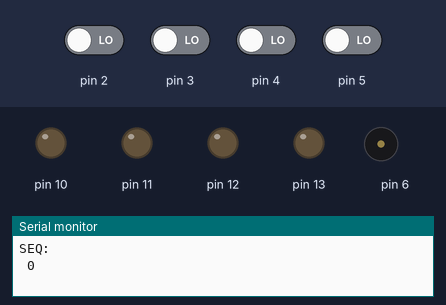
The sketch below on a simulated Arduino Uno, built with avr-gcc and run on an emulated ATmega328P. On the bench: output pins drawn as LEDs (lit = HIGH), buzzer (waves = sounding), the last lines printed to the serial monitor. Inputs (shaded band) come from the test bench; at power-on: pin 2–5 LOW. Random numbers use the default seed unless the sketch sets one.

Above: at 2.3 s.
2.4 s: pin 2 driven HIGH
At 5.3 s:
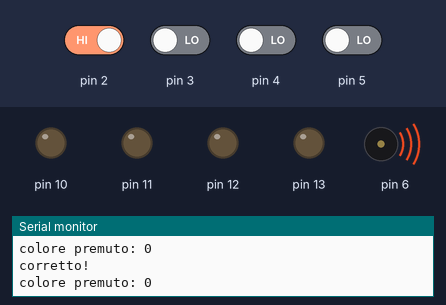
5.4 s: pin 3 driven HIGH
At 7.55 s:
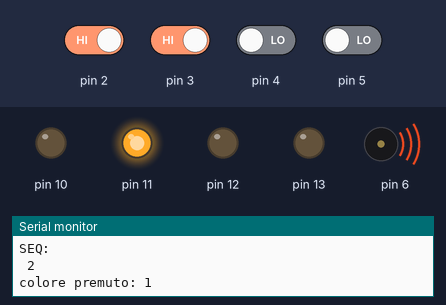
8.4 s: pin 3 driven LOW
At 10.25 s:
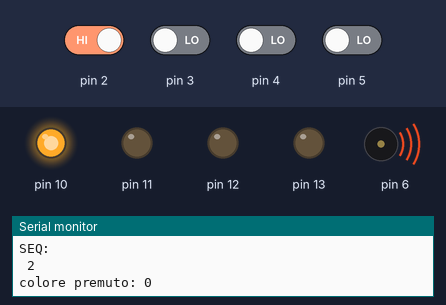
11.4 s: pin 2 driven LOW
Timing chart, 0 to 13.9 s (numbered marks = the images above; inputs shaded):
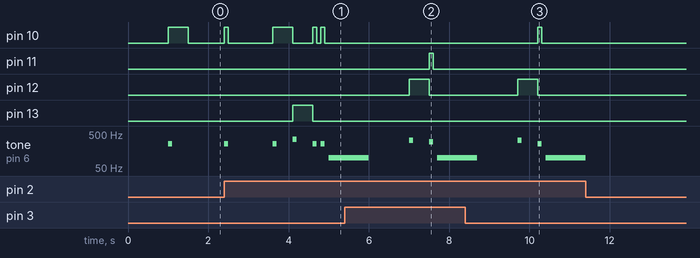

Measured:
- after the input at 2.4 s, pin 10: LOW → HIGH at once, → LOW 0.10 s later, → HIGH 1.1 s later, → LOW 0.50 s later, … (8 changes in this stretch); pin 13: LOW → HIGH after 1.7 s, → LOW 0.50 s later; tone on pin 6: plays 261 Hz for 0.10 s, 261 Hz for 0.10 s, 349 Hz for 0.10 s, 261 Hz for 0.10 s, 261 Hz for 0.10 s, 100 Hz for 0.40 s, starting at once
- after the input at 5.4 s, pin 11: LOW → HIGH after 2.1 s, → LOW 0.10 s later
- after the input at 8.4 s, pin 10: LOW → HIGH after 1.8 s, → LOW 0.10 s later

The sketch:

062-simon.ino
```cpp
/*
Simon
*/
int stato = 0; //gestisce lo stato dell'applicazione

int seq[100];
int livello = 0;
int indice_ripeti = 0;

int note[4] = {261, 294, 329, 349};

void setup() {
  Serial.begin(9600);

  pinMode(10, OUTPUT);
  pinMode(11, OUTPUT);
  pinMode(12, OUTPUT);
  pinMode(13, OUTPUT);

  pinMode(6, OUTPUT);

  pinMode(2, INPUT);
  pinMode(3, INPUT);
  pinMode(4, INPUT);
  pinMode(5, INPUT);

  randomSeed(analogRead(A0));
}

int i = 0;

void loop() {

  switch (stato) {
    case 0:
      sorteggia();
      break;

    case 1:
      ripeti();
      break;

    case 9:
      error();
      break;

    case 10:
      reset();
      break;
  }

}

void sorteggia() {
  delay(1000);
  //sorteggio il led da indovinare
  int led = random(0, 4);
  //lo aggiungo alla lista
  seq[livello] = led;
  livello++;

  //play della sequenza
  Serial.println("SEQ: ");
  for (int i = 0; i < livello; i++) {
    int colore = seq[i];
    digitalWrite(10+colore, HIGH);
    tone(6, note[colore], 100);

    delay(500);
    digitalWrite(10+colore, LOW);
    //delay(00);

    Serial.print(" ");
    Serial.print(colore);
  }
  Serial.println("");
  indice_ripeti = 0;
  stato = 1;
}

void ripeti() {

  int colore = -1;
  if (digitalRead(2)) {
      colore = 0;
  }
  if (digitalRead(3)) {
      colore = 1;
  }
  if (digitalRead(4)) {
      colore = 2;
  }
  if (digitalRead(5)) {
      colore = 3;
  }

  if (colore >= 0) {
    Serial.print("colore premuto: ");
    Serial.println(colore);

    digitalWrite(10+colore, HIGH);
    tone(6, note[colore], 100);
    delay(100);
    digitalWrite(10+colore, LOW);
    delay(100);

    if (seq[indice_ripeti] == colore) {
      //colore corretto!
      Serial.println("corretto!");
      indice_ripeti++;

      if (indice_ripeti == livello) {
        //aggiungo un nuovo step
        stato = 0;
        Serial.println("fine ripetizione-> new level");
      }

    } else {
      //errore!!
      stato = 9;
    }
  }
}

void error() {
  tone(6, 100, 1000);
  delay(1000);
  stato = 10;
}

void reset() {
  Serial.println("premi un tasto per ripartire");
  bool wait = true;
  while (wait){
    if (digitalRead(2)
       || digitalRead(3)
       || digitalRead(4)
       || digitalRead(5)) {
      wait = false;
    }
  }

  livello = 0;
  indice_ripeti = 0;

  stato = 0;
}
```
